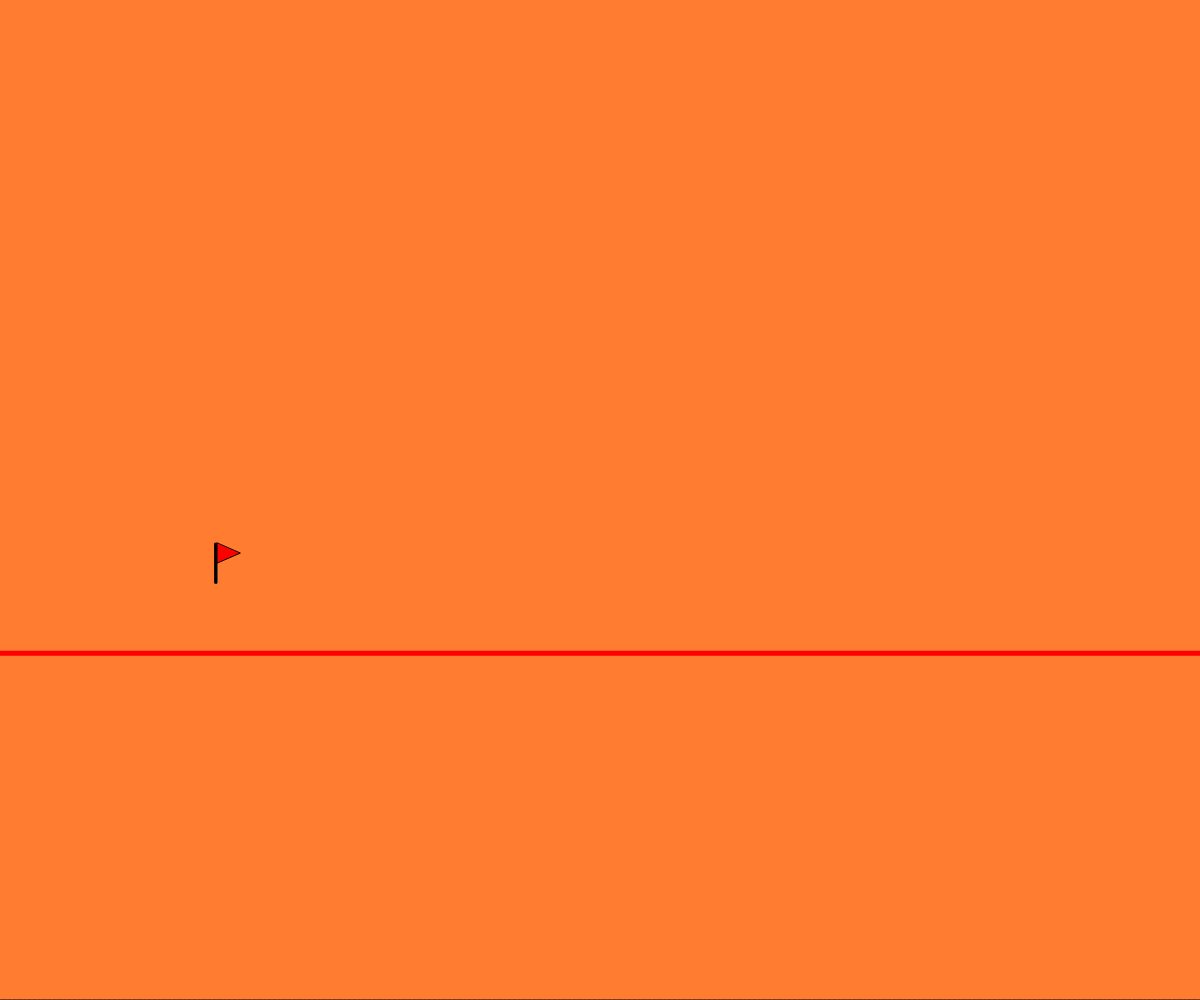
Frame 1 (no input)
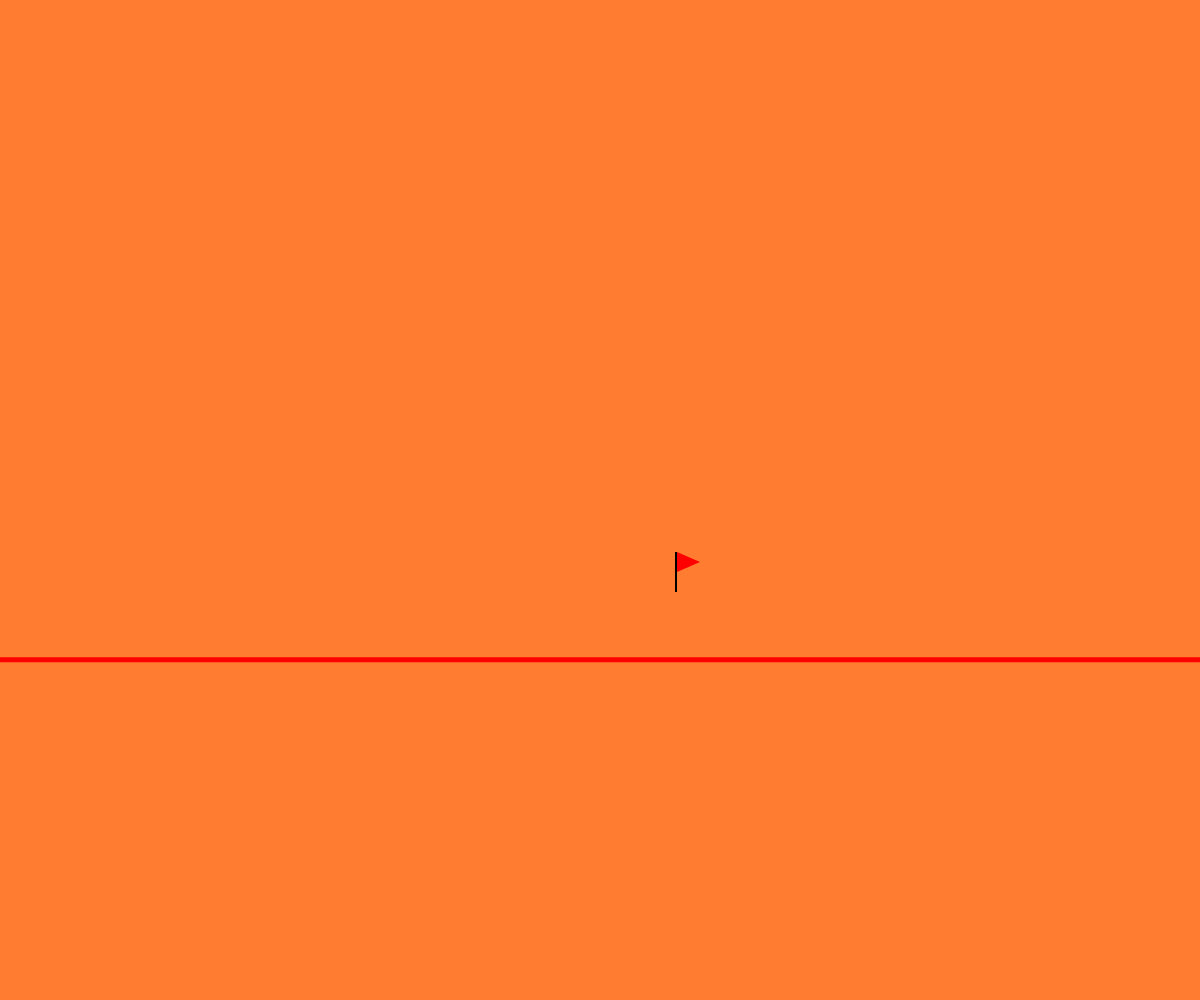
Frame 60 (no input)
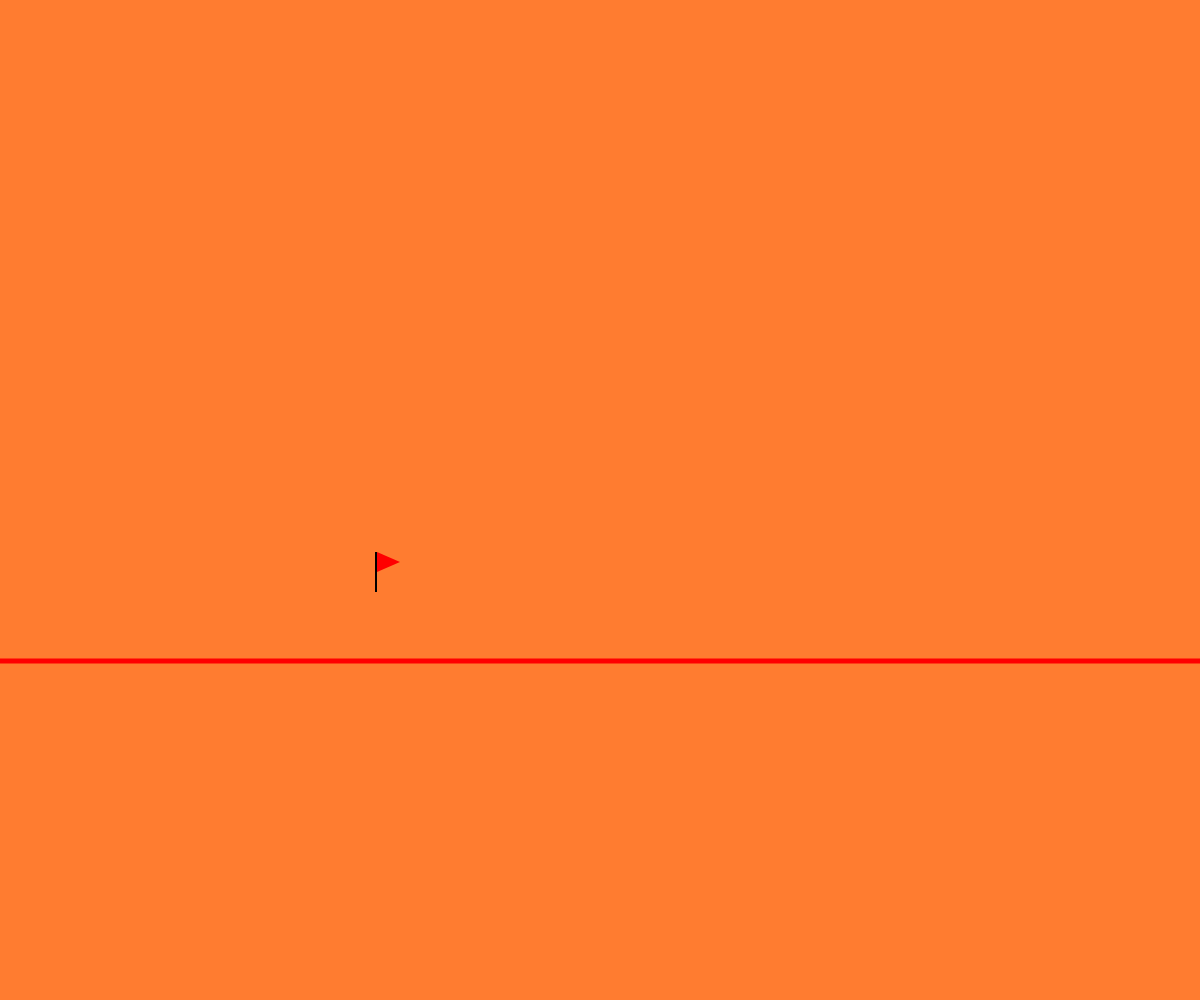
Frame 120 (the mouse pressed at the canvas centre since frame 60)

The p5.js sketch that drew these frames (run headless with seeded random() and noise() and a simulated clock; from frame 60 on, the mouse is pressed at the canvas centre):

// p5.js sketch
// ── sketch.js
// Perlin Noise Project (Terrain Generation)
// Dara Bejide
// Oct 1, 2026.
//
// Extra for Experts:
// - describe what you did to take this project "above and beyond"

//Global Variables
let w = 5;
let h;
let xTime = 5; 
let xSpeed = 0.01;
let xStart = xTime;
let flagX;
let flagY;
let SUM_HEIGHT;
let NUM_HEIGHT;
let mean;

async function setup() {
  createCanvas(windowWidth, windowHeight);
}

function draw() {
  //basic detup
  background(255, 124, 48);
  fill(0);

  //pan effect
  xTime = xStart;
  xStart += xSpeed;

  // Generates environment, and avg height metre
  generateTerrain();
  drawFlag();
  avgHeight();
}

function keyPressed(){
  if(keyCode === 37){ //Left Arrow <- reduce width
    if(w>=2){
      w -= 1;
    }
  }
  else if(keyCode === 39){ //Right Arrow -> increase width
    if(w<20){
      w += 1;
    }
  }
}

function generateTerrain(){
  let tallest = -1; //resets each frame's values
  SUM_HEIGHT = 0;
  NUM_HEIGHT = 0;


  for(let x = 0; x < width; x+= w){  //draws terrain to fill screen
    h = noise(xTime); 
    h = map(h, 0, 1, 0, height);
    xTime += xSpeed;
    rect(x, height, w, h*-1);

    if(tallest < h){ //Constantly updates highest point.
      tallest = h;
      flagY = height - (tallest+40);
      flagX = x;
    }

    SUM_HEIGHT +=  h; //updates each frame's values
    NUM_HEIGHT += 1;
    
  }

}

function drawFlag(){ //draws flag
  rect(flagX, flagY, 2, 40);
  fill("red");
  triangle(flagX+2, flagY, flagX+2, flagY+20, flagX+25, flagY+10);
  fill("black");
}

function avgHeight(){ //calculates avg height and draws measuring line
  noStroke();
  mean = SUM_HEIGHT/NUM_HEIGHT;
  fill("red");
  rect(0, height - mean, width, 5);
  print (SUM_HEIGHT + " / " + NUM_HEIGHT + " = "+ mean); //debug stuff
}
